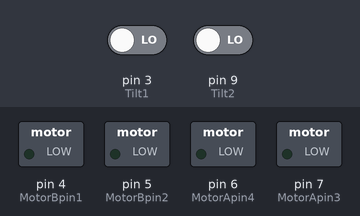
Recording of a sketch running on a simulated Arduino Uno, built with avr-gcc and run on an emulated ATmega328P. Parts: switched loads named in the sketch (green lamp = pin HIGH). The inputs (shaded band) are chosen by the test bench; at power-on: pin 9 (Tilt2) LOW, pin 3 (Tilt1) LOW.

Above: at 1.2 s.
1.3 s: pin 9 (Tilt2) driven HIGH
At 2.2 s:
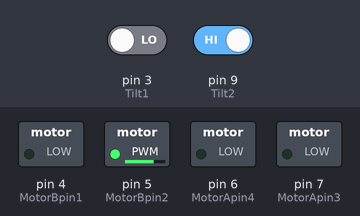
2.8 s: pin 3 (Tilt1) driven HIGH
At 4.0 s:
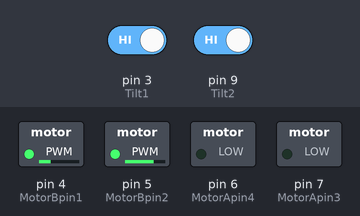
4.3 s: pin 9 (Tilt2) driven LOW
At 5.5 s:
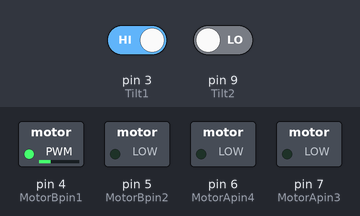
5.8 s: pin 3 (Tilt1) driven LOW
At 6.3 s:
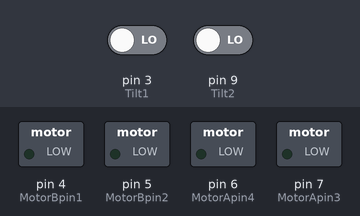
7.3 s: pin 9 (Tilt2) driven HIGH
At 7.9 s:
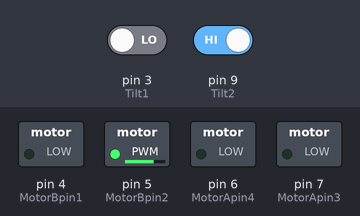
8.8 s: pin 9 (Tilt2) driven LOW
At 9.8 s:
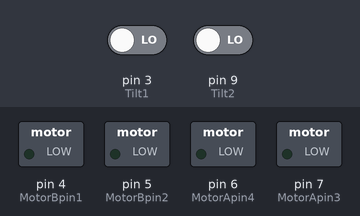
Timing chart, 0 to 11.3 s (numbered marks = the images above; inputs shaded):
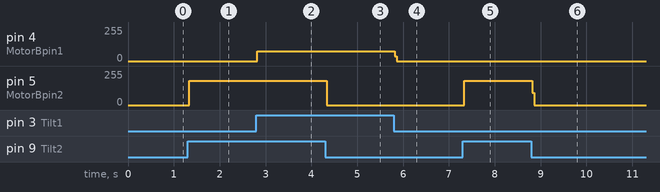

The sketch:

copy_of_sensor_de_inclinaci_n1.ino
```cpp
int Tilt1 = 3;
int Tilt2 =9;
int Estado1;
int Estado2;
const int MotorApin4 = 6;
const int MotorApin3 = 7;
const int MotorBpin2 = 5;
const int MotorBpin1 = 4;

void setup()
{
  pinMode(Tilt1, INPUT);
  pinMode(Tilt2,INPUT);
  Serial.begin(9600);
   pinMode(5, OUTPUT);
    pinMode(4, OUTPUT);
    pinMode(6, OUTPUT);
    pinMode(7, OUTPUT);
}

void loop()
{
  Estado1 = digitalRead(Tilt1);
  Estado2 = digitalRead(Tilt2);
  if(Estado1 == HIGH){
    digitalWrite(4, HIGH);
	digitalWrite(5, LOW);
  }
    else{
    digitalWrite(4, LOW);
	digitalWrite(5, LOW);
    }
  if(Estado2 == HIGH){
    digitalWrite(4, LOW);
	digitalWrite(5, HIGH);
  }
      else{
    digitalWrite(4, LOW);
	digitalWrite(5, LOW);
      }
}
```

Measured:
- after the input at 1.3 s, pin 5 (MotorBpin2): 0/255 → 182/255 at once
- after the input at 2.8 s, pin 4 (MotorBpin1): 0/255 → 74/255 at once
- after the input at 4.3 s, pin 5 (MotorBpin2): 182/255 → 0/255 at once
- after the input at 5.8 s, pin 4 (MotorBpin1): 74/255 → 0/255 at once
- after the input at 7.3 s, pin 5 (MotorBpin2): 0/255 → 182/255 at once
- after the input at 8.8 s, pin 5 (MotorBpin2): 182/255 → 0/255 at once
